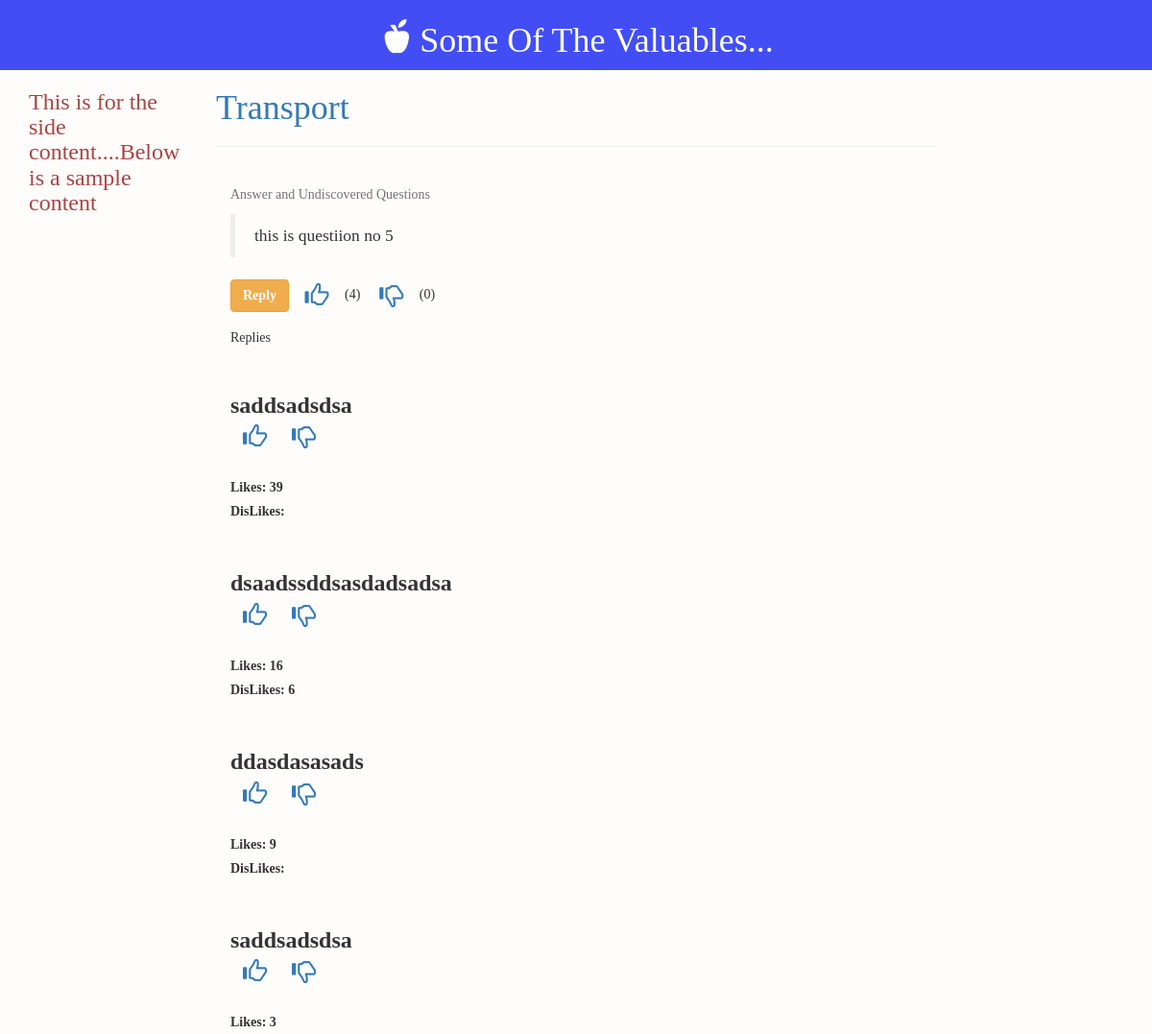
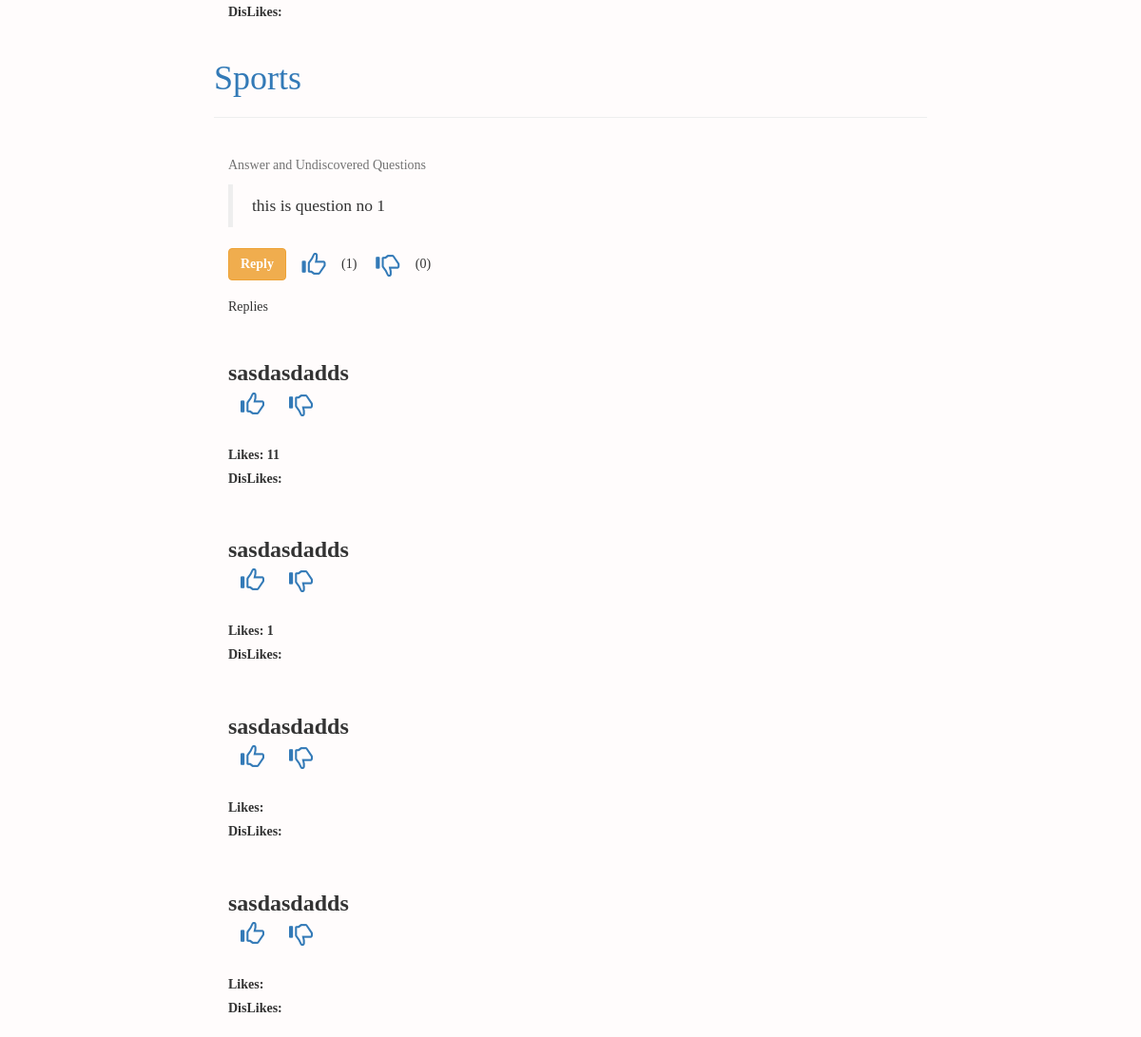
Before: /questions.php with the older database file (2 pictures, top to bottom).
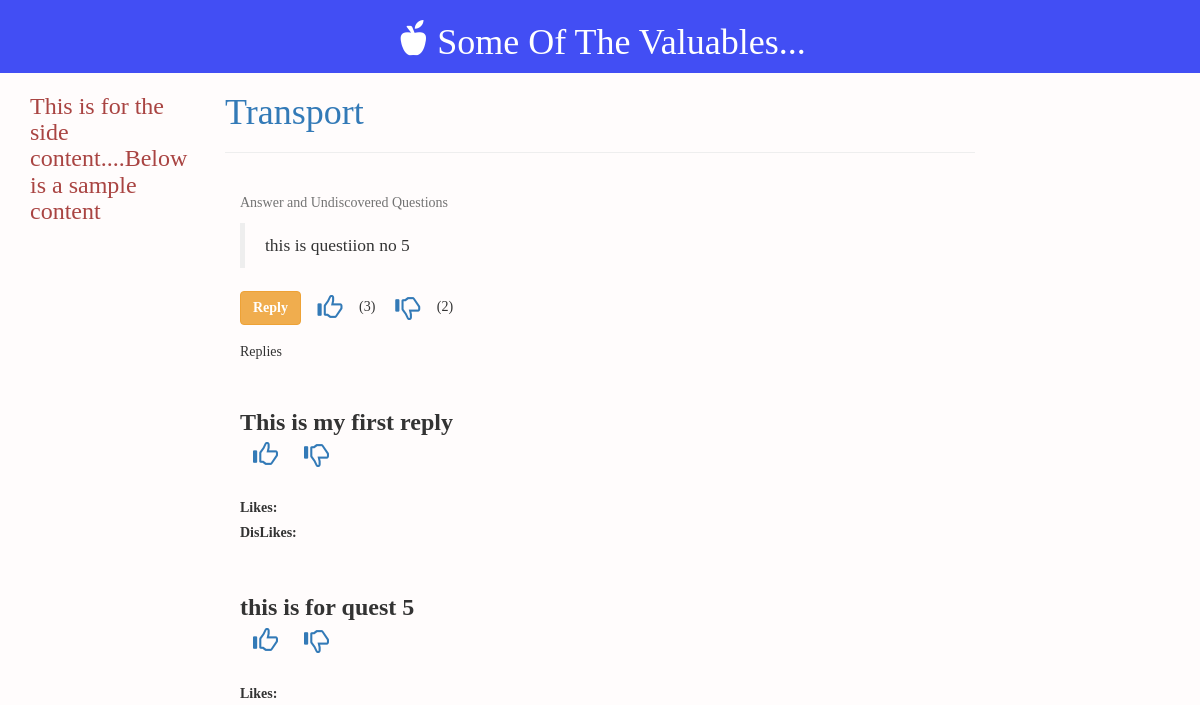
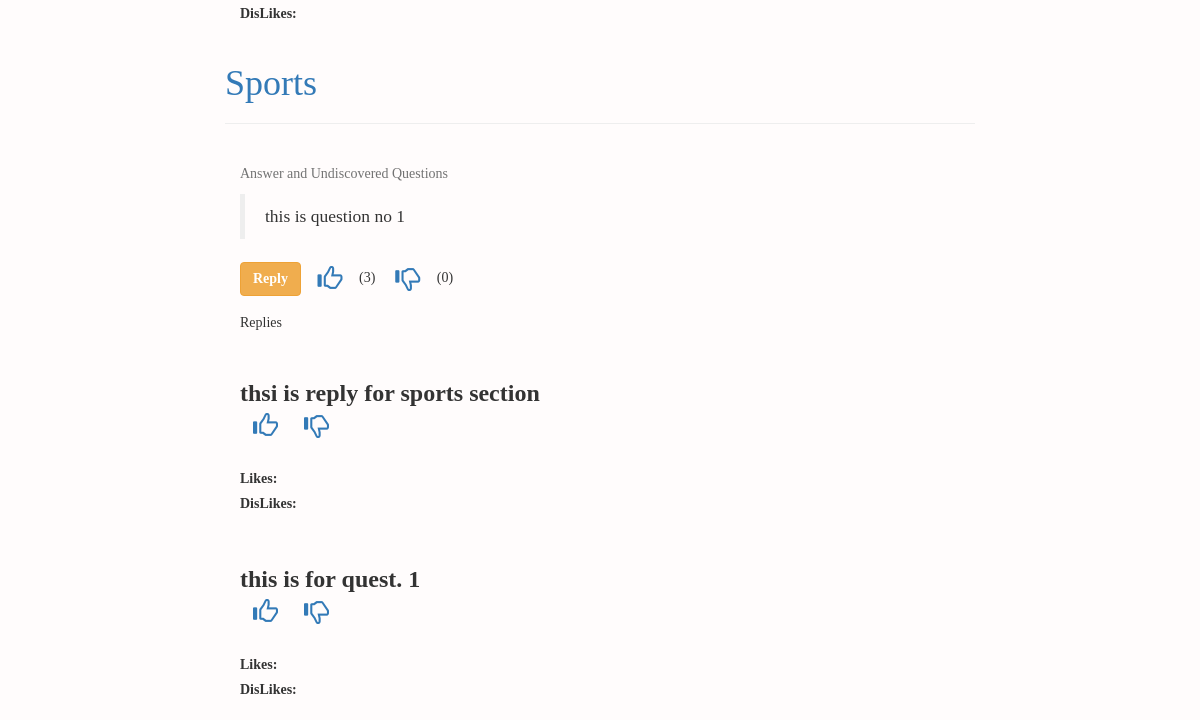
After: the same page with the newer database file (2 pictures, top to bottom).
### tables this page shows
CREATE TABLE `question` (
  `question_id` int(11) NOT NULL AUTO_INCREMENT,
  `user_id` int(11) NOT NULL,
  `question` text NOT NULL,
  `upvotes` int(11) NOT NULL,
  `downvotes` int(11) NOT NULL,
  `score` double NOT NULL,
  `reg_time` timestamp NOT NULL DEFAULT CURRENT_TIMESTAMP,
  `question_heading` text,
  `tags` int(2) NOT NULL,
  PRIMARY KEY (`question_id`)
);

CREATE TABLE `replies` (
  `reply_id` int(11) NOT NULL AUTO_INCREMENT,
  `quest_id` int(11) NOT NULL,
  `user_id` int(11) NOT NULL,
  `reply` text NOT NULL,
  `upvotes` int(11) DEFAULT NULL,
  `downvotes` int(11) DEFAULT NULL,
  `score` double DEFAULT NULL,
  `reg_time` timestamp NOT NULL DEFAULT CURRENT_TIMESTAMP,
  PRIMARY KEY (`reply_id`)
);

### function.php (called while the page is built, shortened)
<?php
function get_reply($reply_id)
{
  include 'connectuser.php';
    $query="SELECT * FROM replies WHERE reply_id='$reply_id'";
    $result=mysqli_query($conn,$query);
    $row=mysqli_fetch_array($result);
    $reply=$row[3];
    return $reply;
}
?>

### questions.php (the view, shortened to what this page needs)
<?php
include 'function.php';
include 'notification.php';
$tags=array("Mess","Transport","Academics","Sports","Medical","Others");
?>
<html>
	<head>
		<link href="css/bootstrap.min.css" rel="stylesheet">
	    <link rel="stylesheet" href="https://cdnjs.cloudflare.com/ajax/libs/bootstrap-select/1.7.5/css/bootstrap-select.min.css">
	    <link href="question_display.css" rel="stylesheet">
	</head>
	<body>
		<div id="jumbotron">
			<div class="container">
				</span><h1 id="header_heading"><span class="glyphicon glyphicon-apple" id="logo"></span>Some Of The Valuables...</h1></span>
			</div>
		</div>
		<div class="container">
			<div class="row">
				<div class="col-md-2">
					<h3 class="text-danger"> This is for the side content....Below is a sample content </h3>
				</div>
				<div class="col-md-8" bgcolor="#eee">
				    <?php
				   for($i=1;$i<=6;$i++)
				    {
				    	$query="SELECT * FROM question
                         WHERE tags='$i'
						 ORDER BY score DESC
						 LIMIT 0,4
						 ";
				         $result=mysqli_query($conn,$query);
				    while($row=mysqli_fetch_array($result))
					{
						?>
                          <h1><?php echo "<a href='feedback_option.php?tag_id=".
						    $row[8]."'>".$tags[$i-1]."</a>";?></h1>
						         <hr id="hr_top">
					   			<div id="card">
						   			<p class="help-block" id="heading_helpblock">Answer and Undiscovered Questions</p>
									<p>
						   			<blockquote><?php echo $row[2];?></blockquote>
									</p>
									<?php
										$question_id = $row['question_id'];
										$like_query = "SELECT COUNT(*) AS cntLikes FROM like_unlike WHERE type=1 and question_id=".$question_id;
					                    $like_result = mysqli_query($conn,$like_query);
					                    $like_row = mysqli_fetch_array($like_result);
					                    $total_likes = $like_row['cntLikes'];
					                    $unlike_query = "SELECT COUNT(*) AS cntUnlikes FROM like_unlike WHERE type=0 and question_id=".$question_id;
					                    $unlike_result = mysqli_query($conn,$unlike_query);
					                    $unlike_row = mysqli_fetch_array($unlike_result);
					                    $total_dislikes = $unlike_row['cntUnlikes'];
										$my_id=$_SESSION['user_id'];
									?>
							       	<form method="post" >
										<div class="form-group">
								       		<button type="button" class="btn btn-warning" data-toggle="modal" data-target="#modal-<?php echo $question_id; ?>" name="reply"><strong>Reply</strong></button>
								       		<button type="button" class="btn btn-link like" id="like-<?php echo $question_id."-".$my_id;?>"><span class="glyphicon glyphicon-thumbs-up" id="logo1"></span></button>&nbsp;(<span id="showL<?php echo $question_id;?>"><?php echo $total_likes; ?></span>)&nbsp;
								       		<button type="button" class="btn btn-link dislike" id="dislike-<?php echo $question_id."-".$my_id ;?>"><span class="glyphicon glyphicon-thumbs-down" id="logo1"></span></button>&nbsp;(<span id="showD<?php echo $question_id;?>"><?php echo $total_dislikes;?></span>)&nbsp;
							   			</div>
							       	</form>
							       	<?php
							       	$quest_id=$row[0];
							       	$query2="SELECT * FROM replies WHERE quest_id='$quest_id'
							       	ORDER BY score DESC LIMIT 0,4";
							       	$result2=mysqli_query($conn,$query2);
							       	echo "Replies";
							       	while($row2=mysqli_fetch_array($result2))
							       	{
                                         $user_id=$row2[2];
                                         $username=get_user2($user_id);
                                         $get_user_id2 = $row2['user_id'];
                                         ?>
                                        	<h3><strong>
								         	<?php
							             		echo '<a href="user_profile.php?userId='.$get_user_id2.'">'.$username.'</a><br />';
							             	$reply_print=get_reply($row2[0]);
							             	echo $reply_print;
								   	        ?></strong>
								   	        <form method="post">
								   	        <button type="button" class="btn btn-link reply_like" id="replyLike-<?php echo $row2[0]."-".$my_id;?>"><span class="glyphicon glyphicon-thumbs-up" id="logo1"></span></buttonuser_id=$row2[2];
								       		<button type="button" class="btn btn-link reply_dislike" id="replyDislike-<?php echo $row2['reply_id']."-".$_SESSION['user_id'];?>"><span class="glyphicon glyphicon-thumbs-down" id="logo1"></span></button><br/>
								       		</h3>
								       		<label id="label-like-<?php echo $row2['reply_id'];?>">Likes:  <?php echo $row2[4];?></label><br/>
								       		<label id="label-dislike-<?php echo $row2['reply_id'];?>">DisLikes:  <?php echo $row2[5];?></label><br/>
								   	        <?php
							       	}
							       	?>
								</div>
					<?php
					}
				}
						?>
				</div>
			</div>
		</div>
	</body>
</html>

### question_display.css (style rules this page uses)
* { font-family: q_serif; }
body { background-color: #fffcfc; }
#heading_helpblock { margin-bottom: 0; }
#logo { font-size: 35px; color: #fff; display: inline-block; margin-right: 8px; }
#jumbotron { text-align: center; background-color: #424ef4; }
#header_heading { color: #fff; }
#card { padding: 2%; }
#hr_top { background-color: #e6eaef; }
#logo1 { font-size: 25px; }

Changed rows visible on the page:
removed replies: reply_print "saddsadsdsa", upvotes "39", shown under question "this is questiion no 5"
removed replies: reply_print "dsaadssddsasdadsadsa", upvotes "16", downvotes "6", shown under question "this is questiion no 5"
removed replies: reply_print "ddasdasasads", upvotes "9", shown under question "this is questiion no 5"
removed replies: reply_print "saddsadsdsa", upvotes "3", shown under question "this is questiion no 5"
removed replies: reply_print "sasdasdadds", upvotes "11", shown under question "this is question no 1"
removed replies: reply_print "sasdasdadds", upvotes "1", shown under question "this is question no 1"
removed replies: reply_print "sasdasdadds", shown under question "this is question no 1"
removed replies: reply_print "sasdasdadds", shown under question "this is question no 1"
changed question "this is questiion no 5": total_likes "4" → "3"; total_dislikes "0" → "2"
added replies: reply_print "This is my first reply", shown under question "this is questiion no 5"
added replies: reply_print "this is for quest 5", shown under question "this is questiion no 5"
changed question "this is question no 1": total_likes "1" → "3"
added replies: reply_print "thsi is reply for sports section", shown under question "this is question no 1"
added replies: reply_print "this is for quest. 1", shown under question "this is question no 1"
